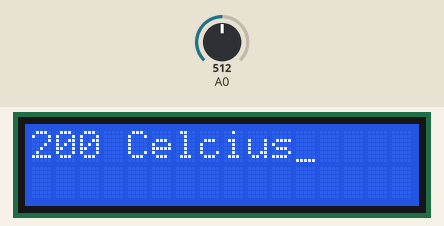
A sketch run on a simulated Arduino Uno, built with avr-gcc and run on an emulated ATmega328P. Shown: 16×2 character LCD. Wiring (inferred from the names in the program): character LCD (HD44780): RS pin 2; E pin 4; data pin 8, pin 9, pin 10, pin 11. The inputs (shaded band) are chosen by the test bench; at power-on: A0 = 512.

Above: at 1.8 s.
1.9 s: A0 set to 716
At 2.8 s:
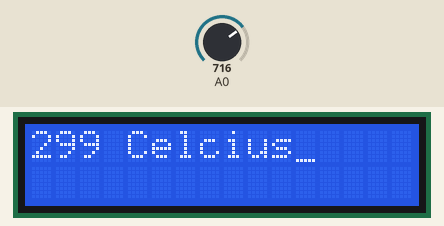
3.5 s: A0 set to 900
At 4.4 s:
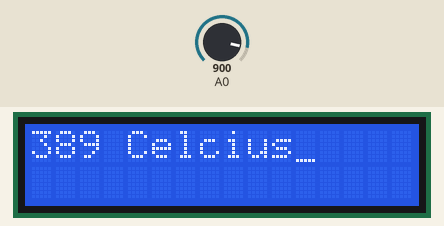
5.5 s: A0 set to 1023
At 7.2 s:
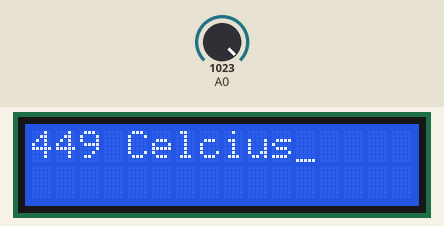
Timing chart, 0 to 8.7 s (numbered marks = the images above; inputs shaded):
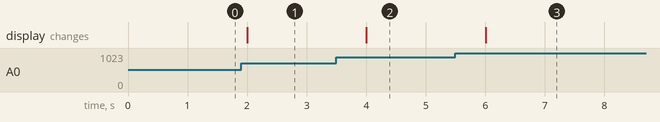

Measured:
- after the input at 1.9 s, the display: changes after 0.10 s (image 1)
- after the input at 3.5 s, the display: changes after 0.50 s (image 2)
- after the input at 5.5 s, the display: changes after 0.51 s (image 3)

The sketch:

q1.ino
```cpp
#define COMMAND_PORT PORTD
#define COMMAND_DDR DDRD
#define RS (1 << PORTD2)
#define E (1 << PORTD4)

#define DATA_PORT PORTB
#define DATA_DDR DDRB

#define CLEAR_DISPLAY 0x01
#define RETURN_HOME 0x02

void pulse_E() {
  COMMAND_PORT |= E;
  _delay_us(10);
  COMMAND_PORT &= ~E;
  _delay_us(10);
}

void send_command(uint8_t command) {
  COMMAND_PORT &= ~RS;
  DATA_PORT = (DATA_PORT & 0xF0) | (command >> 4);
  pulse_E();
  DATA_PORT = (DATA_PORT & 0xF0) | (command & 0x0F);
  pulse_E();
}

void send_data(uint8_t data) {
  COMMAND_PORT |= RS;
  DATA_PORT = (DATA_PORT & 0xF0) | (data >> 4);
  pulse_E();
  DATA_PORT = (DATA_PORT & 0xF0) | (data & 0x0F);
  pulse_E();
}

void send_string(const char *str) {
  while (*str) {
    send_data(*str);
    str++;
  }
}

void init_LCD() {

  const uint8_t lcd_init_cmds[] = {0x33, 0x32, 0x28, 0x0E, 0x01, 0x80};
  const int cmds_count = 6;

  DDRB |= 0x0f;
  PORTB &= 0xF0;

  DDRD |= (1 << DDD2) | (1 << DDD4);
  PORTD &= ~(1 << PORTD2) & ~(1 << PORTD4);

  for (int i = 0; i < cmds_count; i++) {
    send_command(lcd_init_cmds[i]);
  }
}

void init_ADC() {
  ADMUX |= (1 << REFS0); // set reference voltage to Vcc
  ADCSRA |= (1 << ADEN) | (1 << ADPS2) | (1 << ADPS1) |
            (1 << ADPS0); // enable ADC, set prescaler to 128
}

void setup() {
  init_LCD();
  init_ADC();
  send_string("Temperature: ");
}

char buffer[16];

void loop() {
  send_command(CLEAR_DISPLAY);
  send_command(RETURN_HOME);

  ADCSRA |= (1 << ADSC); // start conversion
  while (ADCSRA & (1 << ADSC))
    ; // wait for conversion to finish

  uint16_t adcValue = ADC;
  /*
   *  From datasheet: V = mT + c ----> T = (V - c)/m
   */
  uint16_t temp = ((adcValue / 1024.0 * 5000.0) - 500.0) / 10.0;

  itoa(temp, buffer, 10);
  send_string(buffer);
  send_string(" Celcius");
  _delay_ms(1000);
}
```
